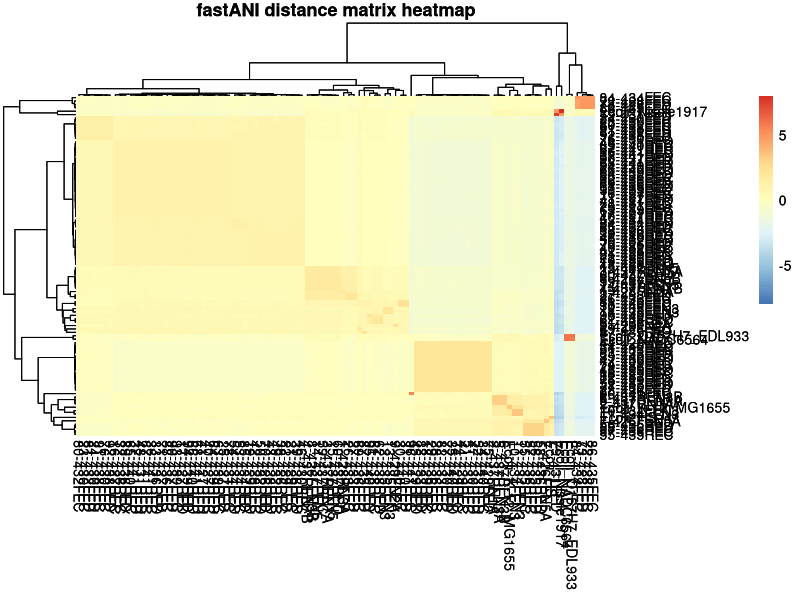
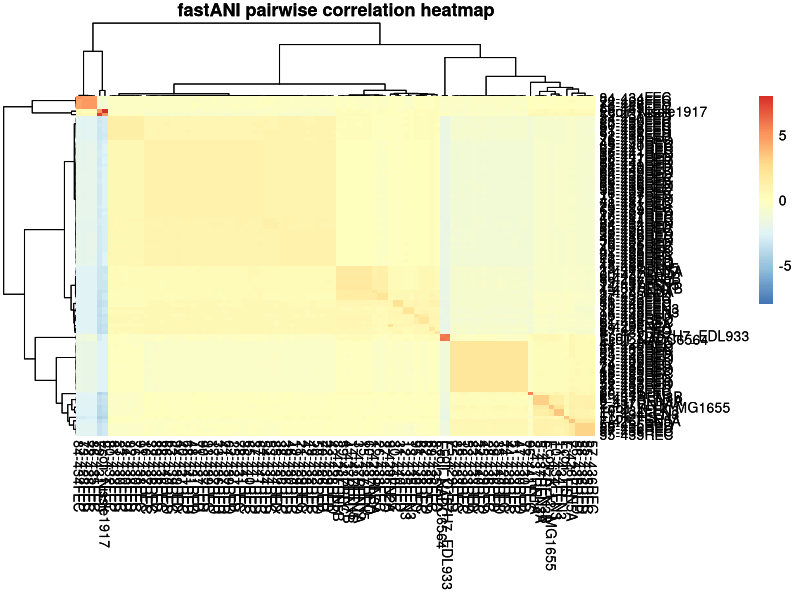
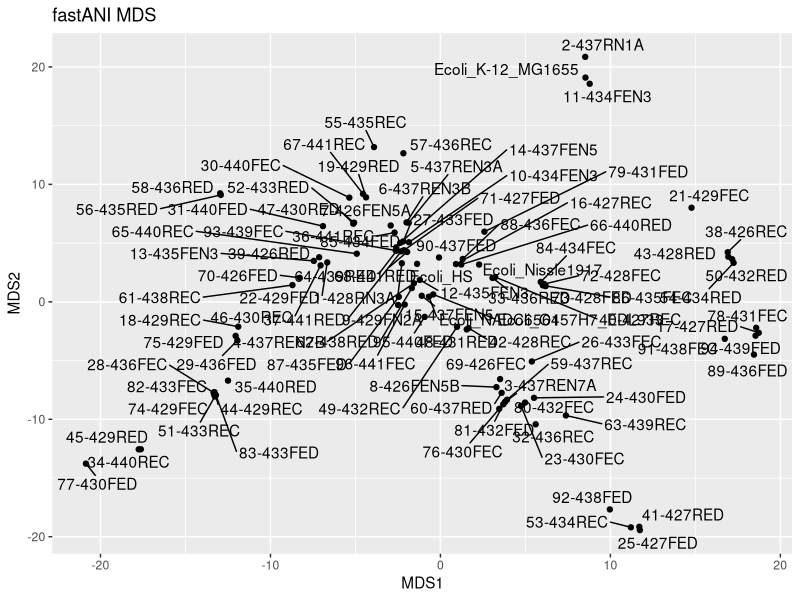
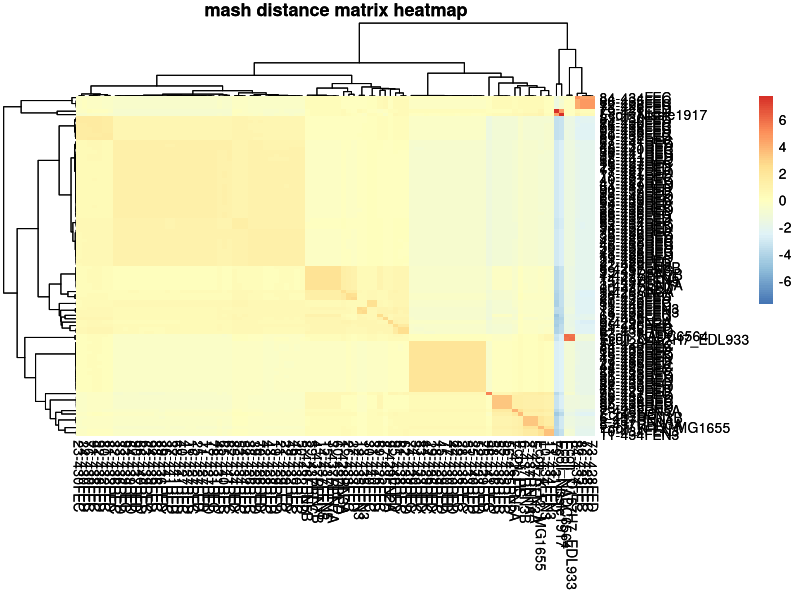
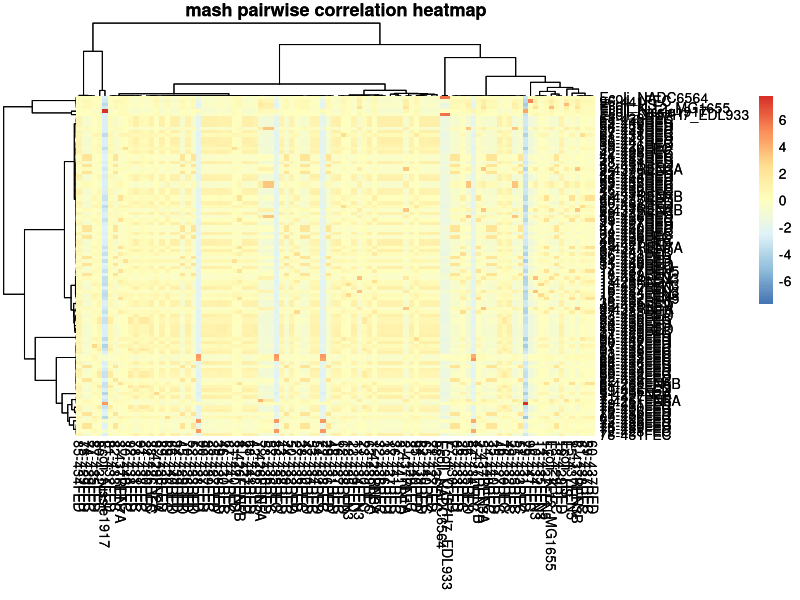
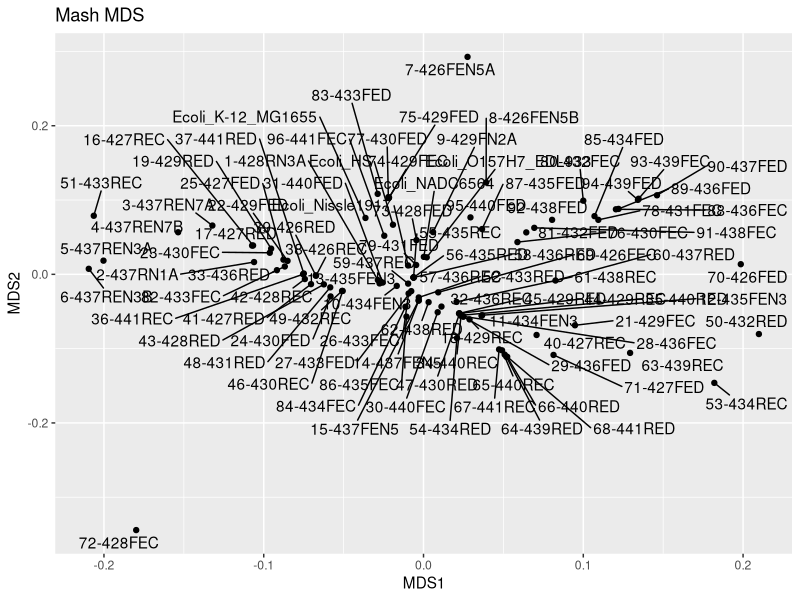
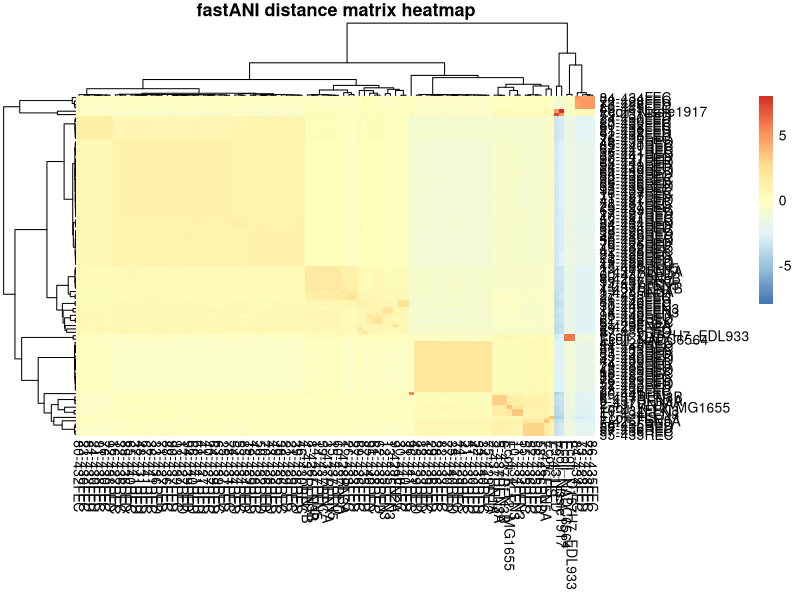
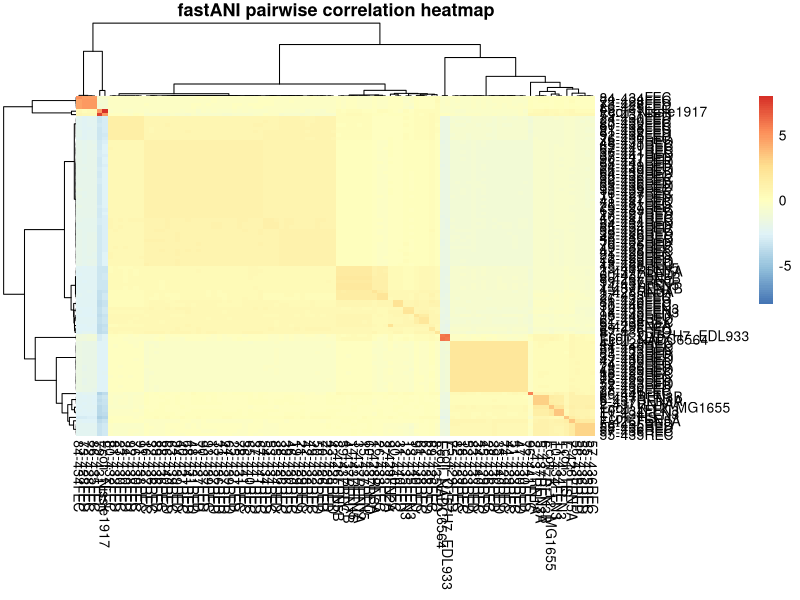

These charts were generated, in order, by the following R code: (Note: this script raises an error after producing the figures.)
#####################################################################################################
#FS19C QC - MDS of fastANI and Mash output
#Kathy Mou

#Purpose: Convert ANI pairwise genome-genome similarity calculations from Mash and fastANI to a distance matrix and visualize via MDS, heatmap.

#Load library packages
library(ggplot2)
library(tidyverse)
library(ggrepel) #for geom_text_repel()
install.packages("pheatmap")
library(pheatmap)
install.packages("gtools")
library(gtools) #for mixedorder() to sort reference_id numerically, which has mixed numeric and characters

sessionInfo()
#R version 4.0.2 (2020-06-22)


#####################################################################################################

#In mash and fastani files, removed extra path names (/home/..., _pol.fasta and .fasta) from elements in reference_id and query_id in excel before importing distances.tab to R so that distance calculation would work
#Otherwise, it produces errors saying duplicate 'row.names' are not allowed, non-unique values when setting 'row.names'


### FastANI ###
#Import fastani file, remove orthologous_matches, total_seq_fragments columns
fast_tab <- read_tsv('./Files/fs19cfastanioutput2.out.tab', col_names = c("reference_id", "query_id", "ani_dist", "orthologous_matches", "total_seq_fragments")) %>%
  select(-orthologous_matches) %>% 
  select(-total_seq_fragments)

#Make distance matrix
fast_dist <- fast_tab %>%
  pivot_wider(names_from = reference_id, values_from=ani_dist) %>%
  column_to_rownames(var='query_id') 

#Heatmap of fastani distance matrix as another way of looking at clustering
#Adapted code from: https://www.datanovia.com/en/blog/clustering-using-correlation-as-distance-measures-in-r/
fast_heatmap <- pheatmap(fast_dist, scale = "row", main = "fastANI distance matrix heatmap")
fast_heatmap
ggsave("FS19C_fastani_heatmap.tiff", plot=fast_heatmap, width = 13, height = 14, dpi = 500, units =c("in"))

#Pairwise correlation between samples (columns)
cols.cor <- cor(fast_dist, use = "pairwise.complete.obs", method='pearson')
#pairwise correlation between samples (rows)
rows.cor <- cor(t(fast_dist), use = 'pairwise.complete.obs', method='pearson')

#Plot heatmap of pairwise correlations
fast_corr_heatmap <- pheatmap(fast_dist, scale = 'row',
                              clustering_distance_cols = as.dist(1 - cols.cor),
                              clustering_distance_rows = as.dist(1 - rows.cor),
                              main = "fastANI pairwise correlation heatmap")
fast_corr_heatmap
ggsave("FS19C_fastani_correlation_heatmap.tiff", plot=fast_corr_heatmap, width = 11, height = 14, dpi = 500, units =c("in"))

#Calculate distance for MDS
fast_dist2 <- as.dist(fast_dist) #distance matrix computation that computes distances between rows of a data matrix
head(fast_dist2)

#Generate MDS
fast_mds <- cmdscale(fast_dist2) %>% as.data.frame() %>%
  rownames_to_column(var='reference_id')
#cmdscale = classic MDS of a data matrix

#Plot MDS
plot_fast_mds <-
  fast_mds %>% ggplot(aes(x=V1, y=V2)) +
  geom_point()+
  geom_text_repel(aes(label=reference_id), max.overlaps = 50) +
  labs(x='MDS1', y='MDS2') +
  ggtitle("fastANI MDS")
plot_fast_mds
ggsave("FS19C_fastaniMDS.tiff", plot=plot_fast_mds, width = 9, height = 8, dpi = 500, units =c("in"))



### Mash ###
#Import mash file, add ani_dist column, remove ANI / pvalue / matching_hashes columns
mash_tab <- read_tsv('./Files/distances.tab', col_names = c("reference_id", "query_id", "ANI", "pvalue", "matching_hashes")) %>%
  mutate(ani_dist=1-ANI) %>%
  select(-ANI) %>% 
  select(-pvalue) %>% 
  select(-matching_hashes)
mash_tab <- mash_tab[mixedorder(as.character(mash_tab$reference_id)),] #I reordered reference_id to make samples list in numerical order versus ordering like 1, 10-19, 2, 20-29, etc.
#I hoped this could fix FS19C_mash_correlation_heatmap.tiff so that it could list samples on the right of heatmap in the same order as FS19C_fastani_correlation_heatmap.tiff. Did not work :(

#Make distance matrix
mash_dist <- mash_tab %>%
  arrange(reference_id) %>% 
  pivot_wider(names_from = reference_id, values_from=ani_dist) %>%
  column_to_rownames(var='query_id')

#Heatmap of mash distance matrix as another way of looking at clustering
mash_heatmap <- pheatmap(mash_dist, scale = "row", main = "mash distance matrix heatmap")
mash_heatmap
ggsave("FS19C_mash_heatmap.tiff", plot=mash_heatmap, width = 13, height = 14, dpi = 500, units =c("in"))

#Pairwise correlation between samples (columns)
cols.cor.mash <- cor(mash_dist, use = "pairwise.complete.obs", method='pearson')
#pairwise correlation between samples (rows)
rows.cor.mash <- cor(t(mash_dist), use = 'pairwise.complete.obs', method='pearson')

#Plot heatmap of pairwise correlations
mash_corr_heatmap <- pheatmap(mash_dist, scale = 'row',
                              clustering_distance_cols = as.dist(1 - cols.cor),
                              clustering_distance_rows = as.dist(1 - rows.cor),
                              main = "mash pairwise correlation heatmap")
mash_corr_heatmap
ggsave("FS19C_mash_correlation_heatmap.tiff", plot=mash_corr_heatmap, width = 11, height = 14, dpi = 500, units =c("in"))

  
#Calculate distance for MDS
mash_dist2 <- as.dist(mash_dist) #distance matrix computation that computes distances between rows of a data matrix
head(mash_dist2)

#Generate MDS
mash_mds <- cmdscale(mash_dist2) %>% as.data.frame() %>%
  rownames_to_column(var='reference_id')
#cmdscale = classic MDS of a data matrix

#Plot MDS
plot_mash_mds <-
  mash_mds %>% ggplot(aes(x=V1, y=V2)) +
  geom_point()+
  geom_text_repel(aes(label=reference_id), max.overlaps = 50) +
  labs(x='MDS1', y='MDS2') +
  ggtitle("Mash MDS")
plot_mash_mds
ggsave("FS19C_mashMDS.tiff", plot=plot_mash_mds, width = 9, height = 8, dpi = 500, units =c("in")) #this was the original mashMDS (reference_id not sorted, it listed entries as 1, 10-19, 2, 2-29, etc.)
ggsave("FS19C_mashMDS2.tiff", plot=plot_mash_mds, width = 9, height = 8, dpi = 500, units =c("in")) #this is a different mashMDS after I used mixedorder on reference_id





#Jules sample code
ani_tab <- read_tsv('./Files/ANIm_percentage_identity.tab') %>%
  pivot_longer(cols = -X1, names_to='genome', values_to='ANI') %>%
  mutate(ani_dist=1-ANI) %>%
  select(-ANI)

ani_dist <- ani_tab %>%
  pivot_wider(names_from = genome, values_from=ani_dist) %>%
  column_to_rownames(var='X1') %>%
  as.dist()

ani_mds <- cmdscale(ani_dist) %>% as.data.frame() %>%
  rownames_to_column(var='genome')

p_mds <-
  ani_mds %>% ggplot(aes(x=V1, y=V2)) +
  geom_point()+
  geom_text_repel(aes(label=genome), max.overlaps = 50) +
  labs(x='MDS1', y='MDS2')

p_mds
